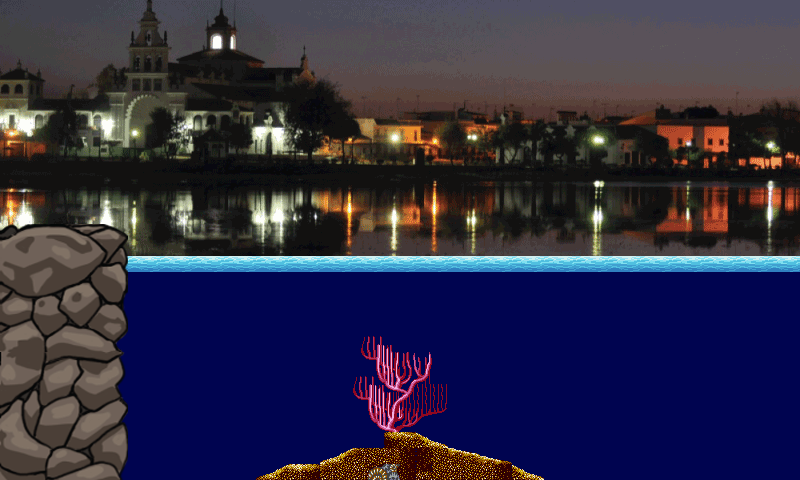

A 2D game scene composited from a Tiled map and its tileset images. What follows is a short description and the map's XML, with each tile layer's data collapsed to a summary:
An orthogonal 25x15 tile map with 32x32 px tiles, 2 tile layers (Capa de Patrones 1, colision), 2 tilesets, 1 image layer.

<map version="1.0" orientation="orthogonal" width="25" height="15" tilewidth="32" tileheight="32">
 <tileset firstgid="1" name="fondomarino" tilewidth="32" tileheight="32">
  <image source="../images/fondomarino.png" width="512" height="608" />
 </tileset>
 <tileset firstgid="305" name="stone" tilewidth="32" tileheight="32">
  <image source="../images/stone.png" width="390" height="390" />
 </tileset>
 <imagelayer name="bg" width="25" height="15">
  <image source="../images/huelva.png" />
 </imagelayer>
 <layer name="Capa de Patrones 1" width="25" height="15">
  <properties>
   <property name="type" value="0" />
  </properties>
  <data>[375 cells, 175 non-empty, 25 distinct tile ids]</data>
 </layer>
 <layer name="colision" width="25" height="15">
  <properties>
   <property name="collision" value="true" />
  </properties>
  <data>[375 cells, 32 non-empty, 32 distinct tile ids]</data>
 </layer>
</map>